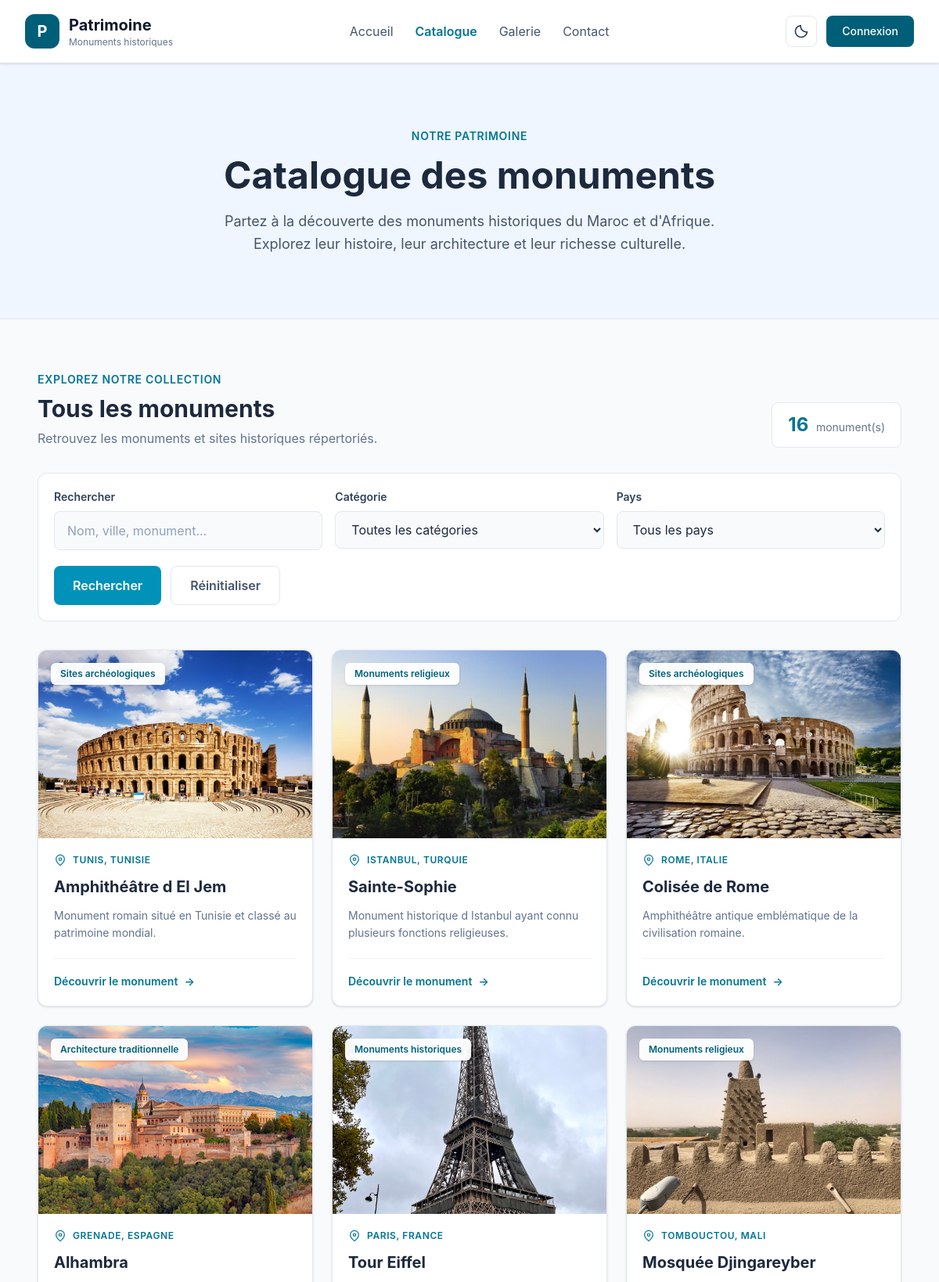
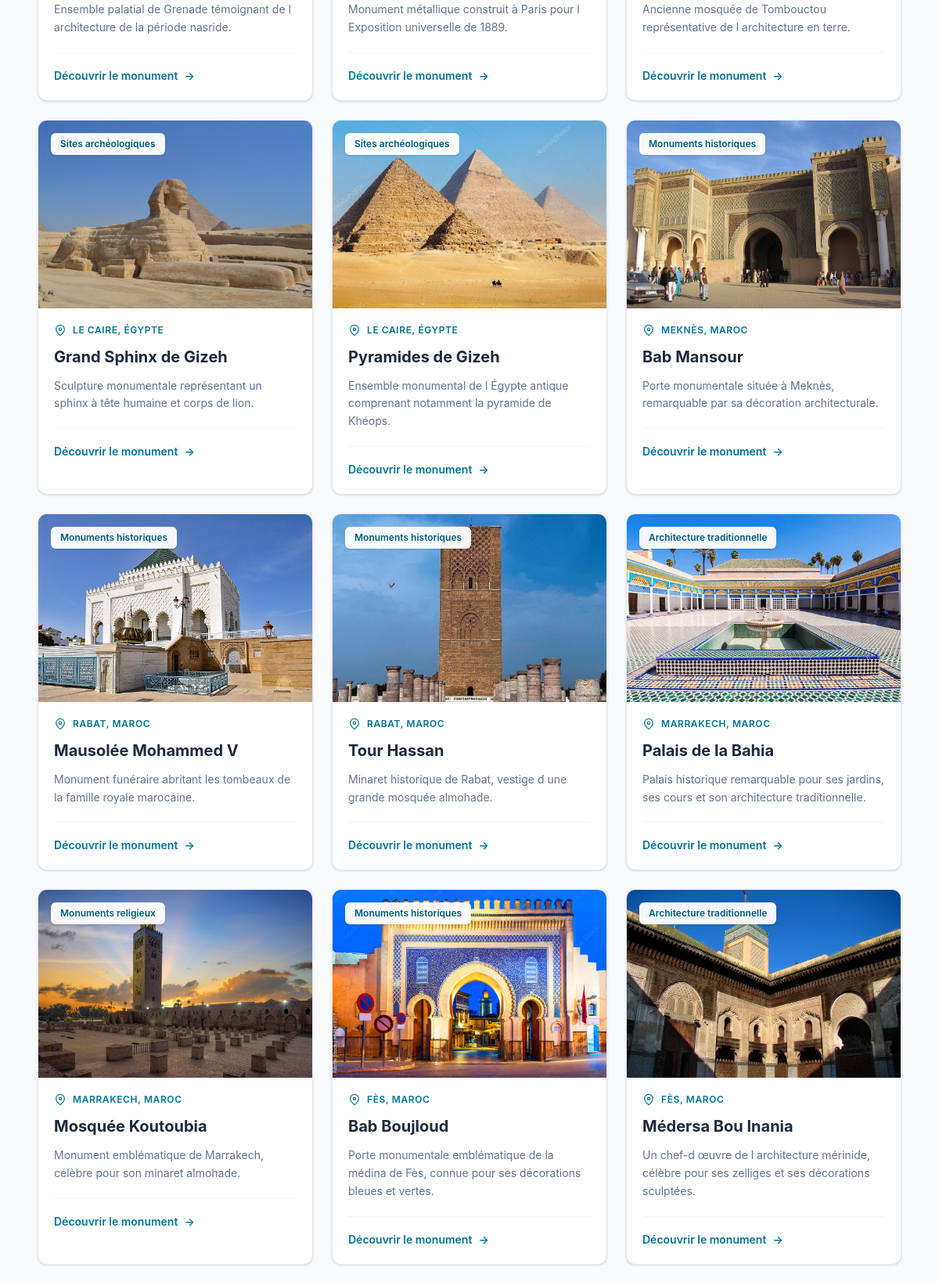
The page /catalogue.php (upper part) on the database its author committed (2 pictures, top to bottom).
### tables this page shows
CREATE TABLE `monument` (
  `id` int(11) NOT NULL,
  `titre` varchar(150) NOT NULL,
  `description` text NOT NULL,
  `categorie_id` int(11) NOT NULL,
  `ville_id` int(11) NOT NULL
);

CREATE TABLE `categorie` (
  `id` int(11) NOT NULL,
  `nom` varchar(100) NOT NULL,
  `description` text DEFAULT NULL
);

CREATE TABLE `ville` (
  `id` int(11) NOT NULL,
  `nom` varchar(100) NOT NULL,
  `description` text DEFAULT NULL,
  `pays_id` int(11) NOT NULL
);

CREATE TABLE `pays` (
  `id` int(11) NOT NULL,
  `nom` varchar(100) NOT NULL,
  `code_iso` char(2) NOT NULL
);

### catalogue.php (the view, shortened to what this page needs)
<?php
function e($value): string {
    return htmlspecialchars((string)$value, ENT_QUOTES, 'UTF-8');
}
$recherche = trim($_GET['recherche'] ?? '');
$sql = "
    SELECT
        m.id,
        m.titre,
        m.description,
        c.nom AS categorie,
        c.id AS categorie_id,
        v.nom AS ville,
        p.nom AS pays,
        p.id AS pays_id,
        (
            SELECT i.chemin
            FROM image i
            WHERE i.monument_id = m.id
            ORDER BY i.id ASC
            LIMIT 1
        ) AS image_path
    FROM monument m
    INNER JOIN categorie c ON c.id = m.categorie_id
    INNER JOIN ville v ON v.id = m.ville_id
    INNER JOIN pays p ON p.id = v.pays_id
    WHERE 1 = 1
";
$sql .= " ORDER BY m.id DESC";
$stmt = mysqli_prepare($conn, $sql);
$monuments = [];
if ($stmt) {
    mysqli_stmt_execute($stmt);
    $result = mysqli_stmt_get_result($stmt);
    while ($row = mysqli_fetch_assoc($result)) {
        $monuments[] = $row;
    }
}
$totalMonuments = count($monuments);
include __DIR__ . '/includes/header.php';
?>
<main class="min-h-screen bg-slate-50 dark:bg-slate-950 transition-colors duration-300">
    <section class="bg-blue-50 dark:bg-slate-900 border-b border-blue-100 dark:border-slate-800 transition-colors duration-300">
        <div class="max-w-6xl mx-auto px-6 py-16 md:py-20 text-center">
            <span class="inline-block text-sm font-semibold tracking-wider uppercase text-cyan-700 dark:text-cyan-400 mb-4">
                Notre patrimoine
            </span>
            <h1 class="text-4xl md:text-5xl font-bold text-slate-800 dark:text-white mb-5">
                Catalogue des monuments
            </h1>
            <p class="max-w-2xl mx-auto text-slate-600 dark:text-slate-300 leading-relaxed text-base md:text-lg">
                Partez à la découverte des monuments historiques du Maroc
                et d'Afrique. Explorez leur histoire, leur architecture
                et leur richesse culturelle.
            </p>
        </div>
    </section>
    <section class="max-w-6xl mx-auto px-6 py-14 md:py-16">
        <div class="flex flex-col md:flex-row md:items-end md:justify-between gap-4 mb-8">
            <div>
                <span class="text-cyan-700 dark:text-cyan-400 text-sm font-semibold uppercase tracking-wider">
                    Explorez notre collection
                </span>
                <h2 class="text-3xl font-bold text-slate-800 dark:text-white mt-2">
                    Tous les monuments
                </h2>
                <p class="text-slate-500 dark:text-slate-400 mt-2">
                    Retrouvez les monuments et sites historiques répertoriés.
                </p>
            </div>
            <div class="bg-white dark:bg-slate-900 border border-slate-200 dark:border-slate-700 rounded-lg px-5 py-3 transition-colors">
                <span class="text-2xl font-bold text-cyan-700 dark:text-cyan-400">
                    <?= $totalMonuments ?>
                </span>
                <span class="text-sm text-slate-500 dark:text-slate-400 ml-1">
                    monument(s)
                </span>
            </div>
        </div>
        <form method="GET" action="catalogue.php"
              class="bg-white dark:bg-slate-900 border border-slate-200 dark:border-slate-700 rounded-xl p-5 mb-9 transition-colors duration-300">
            <div class="grid grid-cols-1 md:grid-cols-3 gap-4">
                <div>
                    <label for="recherche"
                           class="block text-sm font-semibold text-slate-700 dark:text-slate-200 mb-2">
                        Rechercher
                    </label>
                    <input
                        type="search"
                        id="recherche"
                        name="recherche"
                        value="<?= e($recherche) ?>"
                        placeholder="Nom, ville, monument..."
                        class="w-full px-4 py-3 rounded-lg border border-slate-200 dark:border-slate-600 bg-slate-50 dark:bg-slate-800 text-slate-800 dark:text-white placeholder-slate-400 dark:placeholder-slate-500 outline-none focus:border-cyan-500 focus:ring-2 focus:ring-cyan-100 dark:focus:ring-cyan-900 transition"
                    >
                </div>
                <div>
                    <label for="categorie"
                           class="block text-sm font-semibold text-slate-700 dark:text-slate-200 mb-2">
                        Catégorie
                    </label>
                    <select
                        id="categorie"
                        name="categorie"
                        class="w-full px-4 py-3 rounded-lg border border-slate-200 dark:border-slate-600 bg-slate-50 dark:bg-slate-800 text-slate-800 dark:text-white outline-none focus:border-cyan-500 focus:ring-2 focus:ring-cyan-100 dark:focus:ring-cyan-900 transition"
                    >
                        <option value="0">Toutes les catégories</option>
                    </select>
                </div>
                <div>
                    <label for="pays"
                           class="block text-sm font-semibold text-slate-700 dark:text-slate-200 mb-2">
                        Pays
                    </label>
                    <select
                        id="pays"
                        name="pays"
                        class="w-full px-4 py-3 rounded-lg border border-slate-200 dark:border-slate-600 bg-slate-50 dark:bg-slate-800 text-slate-800 dark:text-white outline-none focus:border-cyan-500 focus:ring-2 focus:ring-cyan-100 dark:focus:ring-cyan-900 transition"
                    >
                        <option value="0">Tous les pays</option>
                    </select>
                </div>
            </div>
            <div class="flex flex-wrap gap-3 mt-5">
                <button
                    type="submit"
                    class="px-6 py-3 rounded-lg bg-cyan-600 hover:bg-cyan-700 text-white font-semibold transition-colors"
                >
                    Rechercher
                </button>
                <a
                    href="catalogue.php"
                    class="px-6 py-3 rounded-lg border border-slate-200 dark:border-slate-600 text-slate-600 dark:text-slate-300 hover:bg-slate-50 dark:hover:bg-slate-800 font-semibold transition-colors"
                >
                    Réinitialiser
                </a>
            </div>
        </form>
        <?php if ($totalMonuments > 0): ?>
            <div class="grid grid-cols-1 sm:grid-cols-2 lg:grid-cols-3 gap-6">
                <?php foreach ($monuments as $monument): ?>
                    <article class="group bg-white dark:bg-slate-900 rounded-xl overflow-hidden border border-slate-200 dark:border-slate-700 shadow-sm hover:shadow-md dark:hover:shadow-black/20 transition-all duration-300">
                        <div class="relative h-60 bg-slate-100 dark:bg-slate-800 overflow-hidden">
                            <?php if (!empty($monument['image_path'])): ?>
                                <img
                                    src="<?= e($monument['image_path']) ?>"
                                    alt="<?= e($monument['titre']) ?>"
                                    loading="lazy"
                                    class="w-full h-full object-cover group-hover:scale-105 transition-transform duration-500"
                                >
                            <?php endif; ?>
                            <span class="absolute top-4 left-4 px-3 py-1.5 rounded-md bg-white/95 dark:bg-slate-900/95 text-cyan-800 dark:text-cyan-400 text-xs font-semibold shadow-sm">
                                <?= e($monument['categorie']) ?>
                            </span>
                        </div>
                        <div class="p-5">
                            <div class="flex items-center gap-2 text-xs font-semibold uppercase tracking-wider text-cyan-700 dark:text-cyan-400 mb-3">
                                <svg class="w-4 h-4" fill="none" stroke="currentColor" viewBox="0 0 24 24">
                                    <path d="M20 10c0 5-8 12-8 12S4 15 4 10a8 8 0 1 1 16 0Z" stroke-width="1.8"/>
                                    <circle cx="12" cy="10" r="2.5" stroke-width="1.8"/>
                                </svg>
                                <?= e($monument['ville']) ?>, <?= e($monument['pays']) ?>
                            </div>
                            <h3 class="text-xl font-bold text-slate-800 dark:text-white mb-3">
                                <?= e($monument['titre']) ?>
                            </h3>
                            <p class="text-sm text-slate-500 dark:text-slate-400 leading-relaxed mb-5 line-clamp-3">
                                <?= e($monument['description']) ?>
                            </p>
                            <div class="pt-4 border-t border-slate-100 dark:border-slate-700">
                                <a
                                    href="fiche.php?id=<?= (int)$monument['id'] ?>"
                                    class="inline-flex items-center gap-2 text-sm font-semibold text-cyan-700 dark:text-cyan-400 hover:text-cyan-900 dark:hover:text-cyan-300 transition-colors"
                                >
                                    Découvrir le monument
                                    <span>→</span>
                                </a>
                            </div>
                        </div>
                    </article>
                <?php endforeach; ?>
            </div>
        <?php endif; ?>
    </section>
</main>
<?php include __DIR__ . '/includes/footer.php'; ?>

### css/style.css (style rules this page uses)
html, body, header, nav, footer, main, section, article, div, a, button, p, h1, h2, h3, span, input, textarea, select { transition-property: background-color, border-color, color, box-shadow, fill, stroke; transition-duration: 350ms; transition-timing-function: ease-in-out; }
img, svg { transition: none; }

### rows shown on the page
monument: shows a picture, categorie.nom "Sites archéologiques", ville.nom "TUNIS", pays.nom "TUNISIE", titre "Amphithéâtre d El Jem", description "Monument romain situé en Tunisie et classé au patrimoine mondial."
monument: shows a picture, categorie.nom "Monuments religieux", ville.nom "ISTANBUL", pays.nom "TURQUIE", titre "Sainte-Sophie", description "Monument historique d Istanbul ayant connu plusieurs fonctions religieuses."
monument: shows a picture, categorie.nom "Sites archéologiques", ville.nom "ROME", pays.nom "ITALIE", titre "Colisée de Rome", description "Amphithéâtre antique emblématique de la civilisation romaine."
monument: shows a picture, categorie.nom "Architecture traditionnelle", ville.nom "GRENADE", pays.nom "ESPAGNE", titre "Alhambra", description "Ensemble palatial de Grenade témoignant de l architecture de la période nasride."
monument: shows a picture, categorie.nom "Monuments historiques", ville.nom "PARIS", pays.nom "FRANCE", titre "Tour Eiffel", description "Monument métallique construit à Paris pour l Exposition universelle de 1889."
monument: shows a picture, categorie.nom "Monuments religieux", ville.nom "TOMBOUCTOU", pays.nom "MALI", titre "Mosquée Djingareyber", description "Ancienne mosquée de Tombouctou représentative de l architecture en terre."
monument: shows a picture, categorie.nom "Sites archéologiques", ville.nom "LE CAIRE", pays.nom "ÉGYPTE", titre "Grand Sphinx de Gizeh", description "Sculpture monumentale représentant un sphinx à tête humaine et corps de lion."
monument: shows a picture, categorie.nom "Sites archéologiques", ville.nom "LE CAIRE", pays.nom "ÉGYPTE", titre "Pyramides de Gizeh", description "Ensemble monumental de l Égypte antique comprenant notamment la pyramide de Khéops."
monument: shows a picture, categorie.nom "Monuments historiques", ville.nom "MEKNÈS", pays.nom "MAROC", titre "Bab Mansour", description "Porte monumentale située à Meknès, remarquable par sa décoration architecturale."
monument: shows a picture, categorie.nom "Monuments historiques", ville.nom "RABAT", pays.nom "MAROC", titre "Mausolée Mohammed V", description "Monument funéraire abritant les tombeaux de la famille royale marocaine."
monument: shows a picture, categorie.nom "Monuments historiques", ville.nom "RABAT", pays.nom "MAROC", titre "Tour Hassan", description "Minaret historique de Rabat, vestige d une grande mosquée almohade."
monument: shows a picture, categorie.nom "Architecture traditionnelle", ville.nom "MARRAKECH", pays.nom "MAROC", titre "Palais de la Bahia", description "Palais historique remarquable pour ses jardins, ses cours et son architecture traditionnelle."
monument: shows a picture, categorie.nom "Monuments religieux", ville.nom "MARRAKECH", pays.nom "MAROC", titre "Mosquée Koutoubia", description "Monument emblématique de Marrakech, célèbre pour son minaret almohade."
monument: shows a picture, categorie.nom "Monuments historiques", ville.nom "FÈS", pays.nom "MAROC", titre "Bab Boujloud", description "Porte monumentale emblématique de la médina de Fès, connue pour ses décorations bleues et vertes."
monument: shows a picture, categorie.nom "Architecture traditionnelle", ville.nom "FÈS", pays.nom "MAROC", titre "Médersa Bou Inania", description "Un chef-d œuvre de l architecture mérinide, célèbre pour ses zelliges et ses décorations sculptées."

### other values the page prints
$totalMonuments "16"
